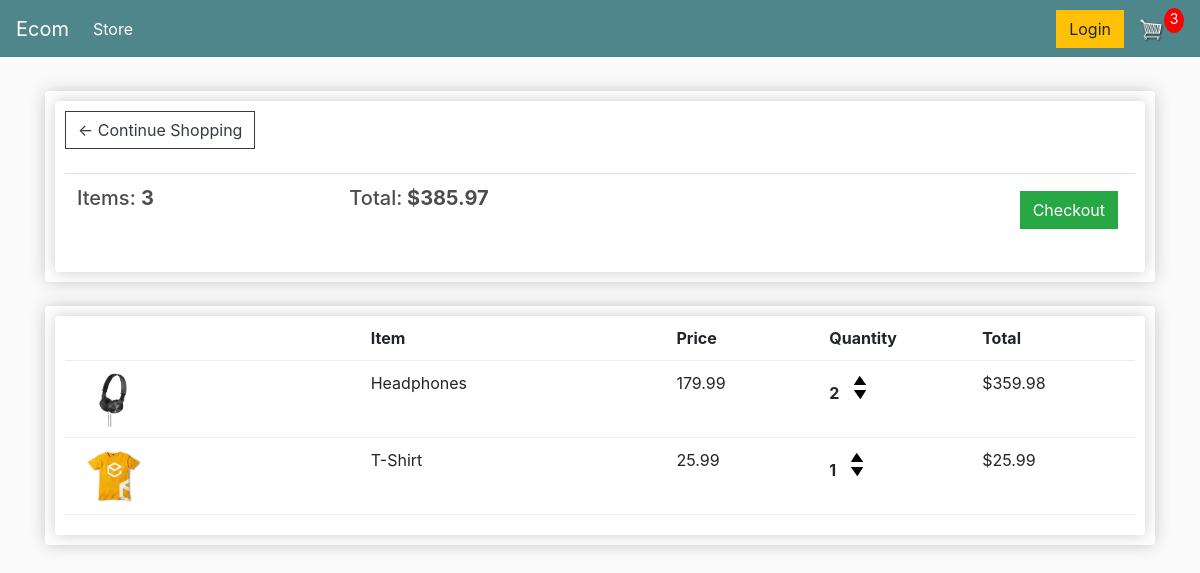
/cart/ (signed in), run on an earlier commit of the app's database.
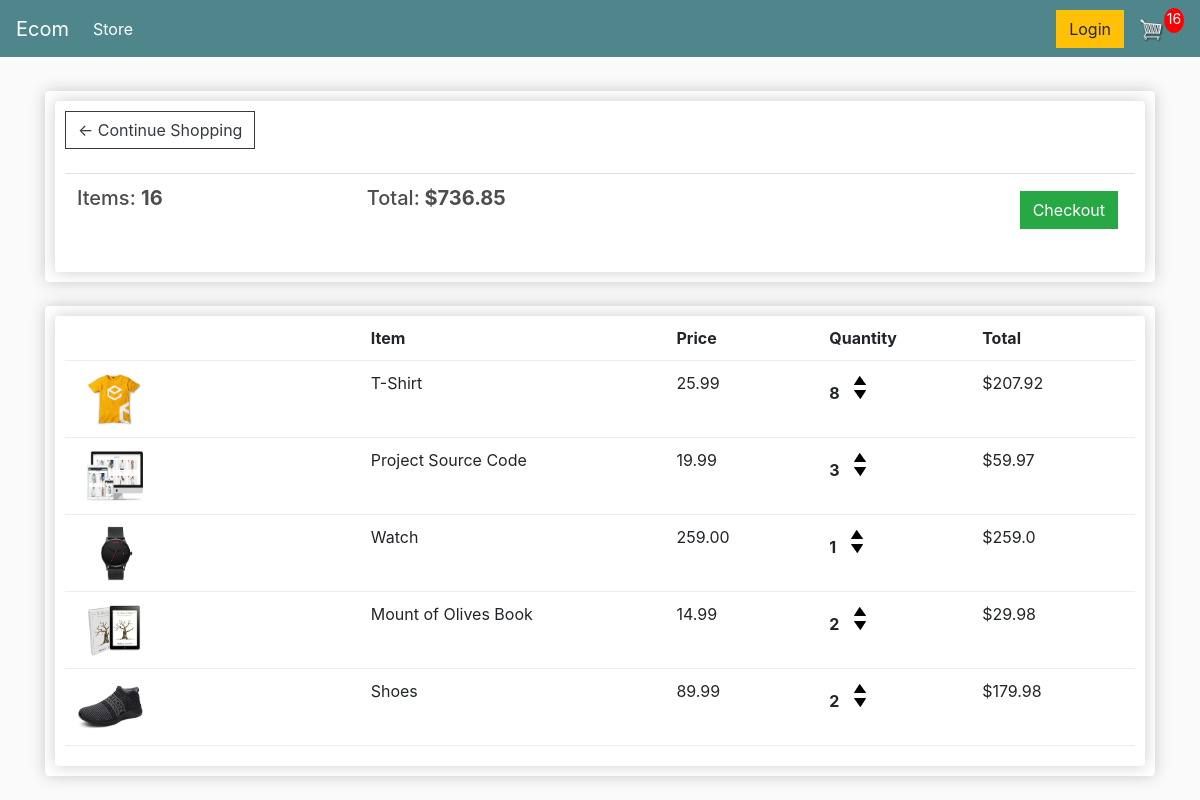
And on a later commit of the database.
### store/models.py (models this page shows, shortened)
class Order(models.Model):
    customer = models.ForeignKey(Customer, on_delete=models.SET_NULL, null=True, blank=True)
    date_orderd = models.DateTimeField(auto_now_add=True)
    complete = models.BooleanField(default=False, null=True, blank=True)
    transaction_id = models.CharField(max_length=200, null=True)
    @property
    def get_cart_total(self):
        orderitems = self.orderitem_set.all()
        total = sum([item.get_total for item in orderitems])
        return total
    @property
    def get_cart_items(self):
        orderitems = self.orderitem_set.all()
        total = sum([item.quantity for item in orderitems])
        return total

class OrderItem(models.Model):
    product = models.ForeignKey(Product, on_delete=models.SET_NULL, null=True, blank=True)
    order = models.ForeignKey(Order, on_delete=models.SET_NULL, null=True, blank=True)
    quantity = models.IntegerField(default=0, null=True, blank=True)
    date_added = models.DateTimeField(auto_now_add=True)
    @property
    def get_total(self):
        total = self.product.price * self.quantity
        return total

class Product(models.Model):
    name = models.CharField(max_length=200)
    price = models.FloatField()
    digital = models.BooleanField(default=False, null=True, blank=True)
    image = models.ImageField(null=True, blank=True)
    @property
    def imageURL(self):
        try:
            url = self.image.url
        except:
            url = ''
        return url

### store/views.py (the view)
# urls.py: path('cart/', views.cart, name='cart'),
def cart(request):
    if request.user.is_authenticated:
        customer = request.user.customer
        order, created = Order.objects.get_or_create(customer=customer, complete=False)
        items = order.orderitem_set.all()
        cartItems = order.get_cart_items
    else:
        items = []
        order = {'get_cart_total':0, 'get_cart_items':0, 'shipping': False}
        cartItems = order['get_cart_items']
    context = {'items': items, 'order': order, 'cartItems': cartItems}
    return render(request, 'store/cart.html', context)

### store/templates/store/cart.html
{% extends 'store/main.html' %}
{% load static %}
{% block content %}
<div class="row">
	<div class="col-lg-12">
		<div class="box-element">
            <div class="box-element">
                <a  class="btn btn-outline-dark" href="{% url 'store' %}">&#x2190; Continue Shopping</a>
                <br>
                <br>
                <table class="table">
                    <tr>
                        <th><h5>Items: <strong>{{ order.get_cart_items }}</strong></h5></th>
                        <th><h5>Total:<strong> ${{ order.get_cart_total|floatformat:2 }}</strong></h5></th>
                        <th>
                            <a  style="float:right; margin:5px;" class="btn btn-success" href="{% url 'checkout' %}">Checkout</a>
                        </th>
                    </tr>
                </table>
            </div>
		</div>
		<br>
		<div class="box-element">
            <div class="box-element">
                <div class="cart-row">
                    <div style="flex:2"></div>
                    <div style="flex:2"><strong>Item</strong></div>
                    <div style="flex:1"><strong>Price</strong></div>
                    <div style="flex:1"><strong>Quantity</strong></div>
                    <div style="flex:1"><strong>Total</strong></div>
                </div>
                {% for item in items %}
                    <div class="cart-row">
                        <div style="flex:2"><img class="row-image" src="{{ item.product.imageURL }}"></div>
                        <div style="flex:2"><p>{{ item.product.name }}</p></div>
                        <div style="flex:1"><p>{{ item.product.price|floatformat:2 }}</p></div>
                        <div style="flex:1">
                            <p class="quantity">{{ item.quantity }}</p>
                            <div class="quantity">
                                <img data-product={{item.product.id}} data-action="add" class="chg-quantity update-cart" src="{% static  'images/arrow-up.png' %}">
                                <img data-product={{item.product.id}} data-action="remove" class="chg-quantity update-cart" src="{% static  'images/arrow-down.png' %}">
                            </div>
                        </div>
                        <div style="flex:1"><p>${{ item.get_total }}</p></div>
                    </div>
                {% endfor %}
		</div>
	</div>
</div>
{% endblock %}

### store/templates/store/main.html (shortened to what this page needs)
{% load static %}
<!DOCTYPE html>
<html>
    <head>
        <link rel="stylesheet" href="https://stackpath.bootstrapcdn.com/bootstrap/4.3.1/css/bootstrap.min.css">
        <link rel="stylesheet" type="text/css" href="{% static 'css/main.css' %}">
    </head>
    <body>
        <nav class="navbar navbar-expand-lg navbar-dark bg-dark">
            <a class="navbar-brand" href="{% url 'store' %}">Ecom</a>
            <div class="collapse navbar-collapse" id="navbarSupportedContent">
              <ul class="navbar-nav mr-auto">
                <li class="nav-item active">
                  <a class="nav-link" href="{% url 'store' %}">Store <span class="sr-only">(current)</span></a>
                </li>
              </ul>
              <div class="form-inline my-2 my-lg-0">
                <a href="#"class="btn btn-warning">Login</a>
                <a href="{% url 'cart' %}">
                   <img  id="cart-icon" src="{% static 'images/cart.png' %}">
               </a>
               <p id="cart-total">{{ cartItems }}</p>
                </div>
            </div>
          </nav>
         <div class="container">
                <br>
                {% block content %}
                 {% endblock content %}
         </div>
    </body>
</html>

### static/css/main.css (style rules this page uses)
body { background-color: hsl(0, 0%, 98%); }
h1,h2,h3,h4,h5,h6 { color:hsl(0, 0%, 30%); }
.box-element { box-shadow:hsl(0, 0%, 80%) 0 0 16px; background-color: #fff; border-radius: 4px; padding: 10px; }
.bg-dark { background-color: #4f868c!important; }
#cart-icon { width:25px; display: inline-block; margin-left: 15px; }
#cart-total { display: block; text-align: center; color:#fff; background-color: red; width: 20px; height: 25px; border-radius: 50%; font-size: 14px; }
.col-lg-4, .col-lg-6, .col-lg-8, .col-lg-12 { margin-top: 10px; }
.btn { border-radius: 0; }
.row-image { width: 100px; }
.cart-row { display: flex; align-items: flex-stretch; padding-bottom: 10px; margin-bottom: 10px; border-bottom: 1px solid #ececec; }
.quantity { display: inline-block; font-weight: 700; padding-right:10px; }
.chg-quantity { width: 12px; cursor: pointer; display: block; margin-top: 5px; transition:.1s; }

What changed in the data, as far as the page shows it:
removed OrderItem: product.imageURL (picture), product.name "Headphones", product.price "179.99", quantity "2", get_total "359.98"
changed through a linked row, Order: get_cart_items "3" → "16"; get_cart_total "385.97" → "736.85"
changed OrderItem "T-Shirt": quantity "1" → "8"; get_total "25.99" → "207.92"
added OrderItem: product.imageURL (picture), product.name "Project Source Code", product.price "19.99", quantity "3", get_total "59.97"
added OrderItem: product.imageURL (picture), product.name "Watch", product.price "259.00", quantity "1", get_total "259.0"
added OrderItem: product.imageURL (picture), product.name "Mount of Olives Book", product.price "14.99", quantity "2", get_total "29.98"
added OrderItem: product.imageURL (picture), product.name "Shoes", product.price "89.99", quantity "2", get_total "179.98"
Also different on the page:
{{ cartItems }}: "3" → "16"
